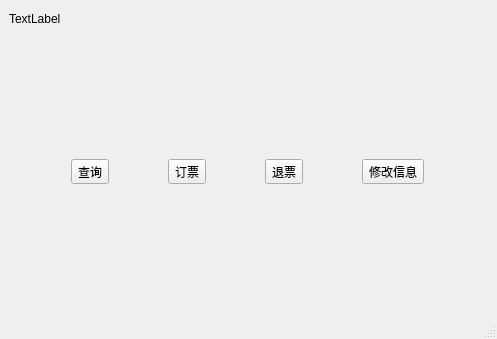
<?xml version="1.0" encoding="UTF-8"?>
<ui version="4.0">
 <class>MainWindow</class>
 <widget class="QMainWindow" name="MainWindow">
  <property name="geometry">
   <rect>
    <x>0</x>
    <y>0</y>
    <width>497</width>
    <height>339</height>
   </rect>
  </property>
  <property name="windowTitle">
   <string>MainWindow</string>
  </property>
  <widget class="QWidget" name="centralwidget">
   <layout class="QVBoxLayout" name="verticalLayout">
    <item>
     <widget class="QLabel" name="label">
      <property name="maximumSize">
       <size>
        <width>16777215</width>
        <height>20</height>
       </size>
      </property>
      <property name="text">
       <string>TextLabel</string>
      </property>
     </widget>
    </item>
    <item>
     <widget class="QWidget" name="widget" native="true">
      <layout class="QHBoxLayout" name="horizontalLayout_2">
       <item>
        <widget class="QToolButton" name="cx">
         <property name="text">
          <string>查询</string>
         </property>
         <property name="icon">
          <iconset resource="res.qrc">
           <normaloff>:/查询.png</normaloff>:/查询.png</iconset>
         </property>
         <property name="iconSize">
          <size>
           <width>40</width>
           <height>40</height>
          </size>
         </property>
         <property name="checkable">
          <bool>false</bool>
         </property>
         <property name="autoRepeat">
          <bool>false</bool>
         </property>
         <property name="autoExclusive">
          <bool>false</bool>
         </property>
         <property name="toolButtonStyle">
          <enum>Qt::ToolButtonTextUnderIcon</enum>
         </property>
        </widget>
       </item>
       <item>
        <widget class="QToolButton" name="dp">
         <property name="text">
          <string>订票</string>
         </property>
         <property name="icon">
          <iconset resource="res.qrc">
           <normaloff>:/订票.png</normaloff>:/订票.png</iconset>
         </property>
         <property name="iconSize">
          <size>
           <width>40</width>
           <height>40</height>
          </size>
         </property>
         <property name="toolButtonStyle">
          <enum>Qt::ToolButtonTextUnderIcon</enum>
         </property>
        </widget>
       </item>
       <item>
        <widget class="QToolButton" name="tp">
         <property name="text">
          <string>退票</string>
         </property>
         <property name="icon">
          <iconset resource="res.qrc">
           <normaloff>:/退票.png</normaloff>:/退票.png</iconset>
         </property>
         <property name="iconSize">
          <size>
           <width>40</width>
           <height>40</height>
          </size>
         </property>
         <property name="toolButtonStyle">
          <enum>Qt::ToolButtonTextUnderIcon</enum>
         </property>
        </widget>
       </item>
       <item>
        <widget class="QToolButton" name="xg">
         <property name="text">
          <string>修改信息</string>
         </property>
         <property name="icon">
          <iconset resource="res.qrc">
           <normaloff>:/修改.png</normaloff>:/修改.png</iconset>
         </property>
         <property name="iconSize">
          <size>
           <width>40</width>
           <height>40</height>
          </size>
         </property>
         <property name="toolButtonStyle">
          <enum>Qt::ToolButtonTextUnderIcon</enum>
         </property>
        </widget>
       </item>
      </layout>
     </widget>
    </item>
   </layout>
  </widget>
  <widget class="QStatusBar" name="statusbar"/>
 </widget>
 <resources>
  <include location="res.qrc"/>
 </resources>
 <connections/>
</ui>
